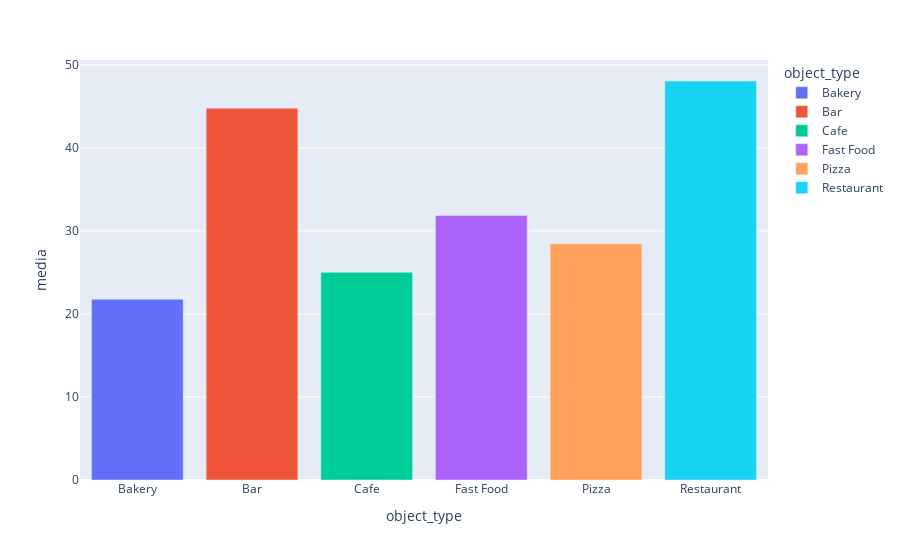

Source (notebook cell):
### Code cell
# Plotando o gráfico de barras
px.bar(medias, x='object_type', y='media', color='object_type')

### Figure 1 — Plotly figure (JSON) as saved in the notebook; plotly's stock layout.template omitted (floating-point values rounded to 4 significant figures)
{"data": [{"alignmentgroup": "True", "hovertemplate": "object_type=%{x}<br>media=%{y}<extra></extra>", "legendgroup": "Bakery", "marker": {"color": "#636efa", "pattern": {"shape": ""}}, "name": "Bakery", "offsetgroup": "Bakery", "orientation": "v", "showlegend": true, "textposition": "auto", "type": "bar", "x": ["Bakery"], "xaxis": "x", "y": [21.77], "yaxis": "y"}, {"alignmentgroup": "True", "hovertemplate": "object_type=%{x}<br>media=%{y}<extra></extra>", "legendgroup": "Bar", "marker": {"color": "#EF553B", "pattern": {"shape": ""}}, "name": "Bar", "offsetgroup": "Bar", "orientation": "v", "showlegend": true, "textposition": "auto", "type": "bar", "x": ["Bar"], "xaxis": "x", "y": [44.77], "yaxis": "y"}, {"alignmentgroup": "True", "hovertemplate": "object_type=%{x}<br>media=%{y}<extra></extra>", "legendgroup": "Cafe", "marker": {"color": "#00cc96", "pattern": {"shape": ""}}, "name": "Cafe", "offsetgroup": "Cafe", "orientation": "v", "showlegend": true, "textposition": "auto", "type": "bar", "x": ["Cafe"], "xaxis": "x", "y": [25], "yaxis": "y"}, {"alignmentgroup": "True", "hovertemplate": "object_type=%{x}<br>media=%{y}<extra></extra>", "legendgroup": "Fast Food", "marker": {"color": "#ab63fa", "pattern": {"shape": ""}}, "name": "Fast Food", "offsetgroup": "Fast Food", "orientation": "v", "showlegend": true, "textposition": "auto", "type": "bar", "x": ["Fast Food"], "xaxis": "x", "y": [31.84], "yaxis": "y"}, {"alignmentgroup": "True", "hovertemplate": "object_type=%{x}<br>media=%{y}<extra></extra>", "legendgroup": "Pizza", "marker": {"color": "#FFA15A", "pattern": {"shape": ""}}, "name": "Pizza", "offsetgroup": "Pizza", "orientation": "v", "showlegend": true, "textposition": "auto", "type": "bar", "x": ["Pizza"], "xaxis": "x", "y": [28.46], "yaxis": "y"}, {"alignmentgroup": "True", "hovertemplate": "object_type=%{x}<br>media=%{y}<extra></extra>", "legendgroup": "Restaurant", "marker": {"color": "#19d3f3", "pattern": {"shape": ""}}, "name": "Restaurant", "offsetgroup": "Restaurant", "orientation": "v", "showlegend": true, "textposition": "auto", "type": "bar", "x": ["Restaurant"], "xaxis": "x", "y": [48.04], "yaxis": "y"}], "layout": {"barmode": "relative", "legend": {"title": {"text": "object_type"}, "tracegroupgap": 0}, "margin": {"t": 60}, "xaxis": {"anchor": "y", "categoryarray": ["Bakery", "Bar", "Cafe", "Fast Food", "Pizza", "Restaurant"], "categoryorder": "array", "domain": [0, 1], "title": {"text": "object_type"}}, "yaxis": {"anchor": "x", "domain": [0, 1], "title": {"text": "media"}}}}
